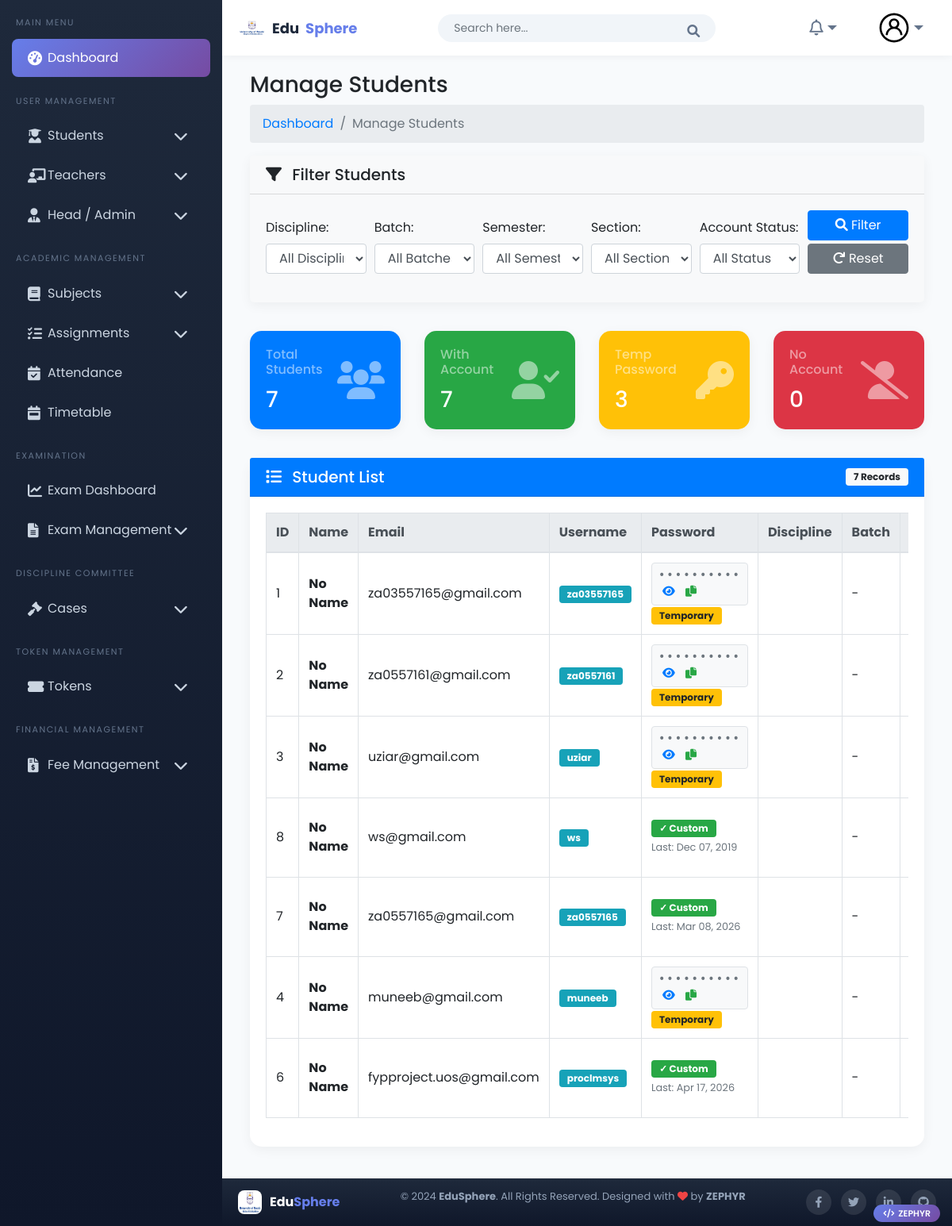
The page /home_auth/manage-students/ (signed in) on the database its author committed.
### student/models.py (models this page shows, shortened)
class Student(models.Model):
    user = models.OneToOneField(CustomUser, on_delete=models.CASCADE, null=True, blank=True)
    GENDER_CHOICES = [
        ('M', 'Male'),
        ('F', 'Female'),
        ('O', 'Other'),
    ]
    first_name = models.CharField(max_length=50)
    last_name = models.CharField(max_length=50)
    student_id = models.CharField(max_length=20, unique=True)
    admission_number = models.CharField(max_length=20, unique=True)
    gender = models.CharField(max_length=1, choices=GENDER_CHOICES)
    dob = models.DateField()
    email = models.EmailField(unique=True)
    contact_number = models.CharField(max_length=15, blank=True)
    image = models.ImageField(upload_to='students/', blank=True, null=True)
    batch = models.ForeignKey(Batch, on_delete=models.CASCADE)
    semester = models.ForeignKey(Semester, on_delete=models.CASCADE)
    section = models.ForeignKey(Section, on_delete=models.CASCADE)
    discipline = models.ForeignKey(Discipline, on_delete=models.CASCADE)
    parent = models.OneToOneField(Parent, on_delete=models.CASCADE, related_name='student', null=True, blank=True)
    address = models.TextField()
    class Meta:
        ordering = ['batch', 'section', 'last_name']

### home_auth/models.py (models this page shows, shortened)
class CustomUser(AbstractUser):
    username = models.CharField(max_length=100, unique=True)
    email = models.EmailField(max_length=255, unique=True, db_index=True)
    is_authorized = models.BooleanField(default=False)
    login_token = models.CharField(max_length=6, blank=True, null=True)
    first_name = models.CharField(max_length=30, blank=True)
    last_name = models.CharField(max_length=30, blank=True)
    date_joined = models.DateTimeField(auto_now_add=True)
    is_student = models.BooleanField(default=False)
    is_admin = models.BooleanField(default=False)
    is_teacher = models.BooleanField(default=False)
    password_change_deadline = models.DateTimeField(blank=True, null=True)
    password_generated = models.BooleanField(default=False)
    temp_password = models.CharField(max_length=100, blank=True, null=True)
    groups = models.ManyToManyField(
        'auth.Group',
        related_name="+",
        blank=True
    )
    user_permissions = models.ManyToManyField(
        'auth.Permission',
        related_name="+",
        blank=True
    )

### home_auth/views.py (the view, shortened to what this page needs)
# urls.py: path('manage-students/', views.manage_students_view, name='manage_students_view'),
@login_required
def manage_students_view(request):
    if not (request.user.is_admin or request.user.is_superuser):
        messages.error(request, 'You do not have permission to access this page.')
        return redirect('dashboard')
    discipline_id = request.GET.get('discipline')
    batch_id = request.GET.get('batch')
    semester_id = request.GET.get('semester')
    section_id = request.GET.get('section')
    status_filter = request.GET.get('status')
    students = Student.objects.select_related('discipline', 'batch', 'semester', 'section', 'user').all()
    if discipline_id:
        students = students.filter(discipline_id=discipline_id)
    if batch_id:
        students = students.filter(batch_id=batch_id)
    if semester_id:
        students = students.filter(semester_id=semester_id)
    if section_id:
        students = students.filter(section_id=section_id)
    if status_filter == 'has_account':
        students = students.filter(user__isnull=False)
    elif status_filter == 'no_account':
        students = students.filter(user__isnull=True)
    elif status_filter == 'temp_password':
        students = students.filter(user__password_generated=True)
    total_students = students.count()
    students_with_account = students.filter(user__isnull=False).count()
    students_without_account = students.filter(user__isnull=True).count()
    students_with_temp_password = students.filter(user__password_generated=True).count()
    context = {
        "disciplines": Discipline.objects.all(),
        "batches": Batch.objects.all(),
        "semesters": Semester.objects.all(),
        "sections": Section.objects.all(),
        "students": students,
        "total_students": total_students,
        "students_with_account": students_with_account,
        "students_without_account": students_without_account,
        "students_with_temp_password": students_with_temp_password,
        "user_type": "student"
    }
    return render(request, "authentication/register.html", context)

### templates/authentication/register.html (shortened to what this page needs)
{% extends 'Home/base.html' %}
{% load static %}
{% block body %}
<div class="page-wrapper">
    <div class="content container-fluid">
        <div class="page-header">
            <div class="row">
                <div class="col-sm-12">
                    <h3 class="page-title">Manage Students</h3>
                    <ul class="breadcrumb">
                        <li class="breadcrumb-item"><a href="{% url 'dashboard' %}">Dashboard</a></li>
                        <li class="breadcrumb-item active">Manage Students</li>
                    </ul>
                </div>
            </div>
        </div>
        <div class="row mb-3">
            <div class="col-12">
                <div class="card filter-card">
                    <div class="card-header bg-light">
                        <h5 class="card-title mb-0">
                            <i class="fas fa-filter mr-2"></i>
                            Filter Students
                        </h5>
                    </div>
                    <div class="card-body">
                        <form method="get" class="form-row align-items-end" id="filterForm">
                            <div class="form-group col-md-2">
                                <label for="discipline">Discipline:</label>
                                <select name="discipline" id="discipline" class="form-control">
                                    <option value="">All Disciplines</option>
                                </select>
                            </div>
                            <div class="form-group col-md-2">
                                <label for="batch">Batch:</label>
                                <select name="batch" id="batch" class="form-control">
                                    <option value="">All Batches</option>
                                </select>
                            </div>
                            <div class="form-group col-md-2">
                                <label for="semester">Semester:</label>
                                <select name="semester" id="semester" class="form-control">
                                    <option value="">All Semesters</option>
                                </select>
                            </div>
                            <div class="form-group col-md-2">
                                <label for="section">Section:</label>
                                <select name="section" id="section" class="form-control">
                                    <option value="">All Sections</option>
                                </select>
                            </div>
                            <div class="form-group col-md-2">
                                <label for="status">Account Status:</label>
                                <select name="status" id="status" class="form-control">
                                    <option value="">All Status</option>
                                </select>
                            </div>
                            <div class="form-group col-md-2">
                                <button type="submit" class="btn btn-primary btn-block">
                                    <i class="fas fa-search"></i> Filter
                                </button>
                                <a href="{% url 'manage_students_view' %}" class="btn btn-secondary btn-block mt-1">
                                    <i class="fas fa-redo"></i> Reset
                                </a>
                            </div>
                        </form>
                    </div>
                </div>
            </div>
        </div>
        <div class="row mb-3">
            <div class="col-md-3">
                <div class="card bg-primary text-white">
                    <div class="card-body">
                        <div class="d-flex justify-content-between align-items-center">
                            <div>
                                <h6 class="card-title text-white-50">Total Students</h6>
                                <h3 class="mb-0">{{ total_students }}</h3>
                            </div>
                            <i class="fas fa-users fa-3x text-white-50"></i>
                        </div>
                    </div>
                </div>
            </div>
            <div class="col-md-3">
                <div class="card bg-success text-white">
                    <div class="card-body">
                        <div class="d-flex justify-content-between align-items-center">
                            <div>
                                <h6 class="card-title text-white-50">With Account</h6>
                                <h3 class="mb-0">{{ students_with_account }}</h3>
                            </div>
                            <i class="fas fa-user-check fa-3x text-white-50"></i>
                        </div>
                    </div>
                </div>
            </div>
            <div class="col-md-3">
                <div class="card bg-warning text-white">
                    <div class="card-body">
                        <div class="d-flex justify-content-between align-items-center">
                            <div>
                                <h6 class="card-title text-white-50">Temp Password</h6>
                                <h3 class="mb-0">{{ students_with_temp_password }}</h3>
                            </div>
                            <i class="fas fa-key fa-3x text-white-50"></i>
                        </div>
                    </div>
                </div>
            </div>
            <div class="col-md-3">
                <div class="card bg-danger text-white">
                    <div class="card-body">
                        <div class="d-flex justify-content-between align-items-center">
                            <div>
                                <h6 class="card-title text-white-50">No Account</h6>
                                <h3 class="mb-0">{{ students_without_account }}</h3>
                            </div>
                            <i class="fas fa-user-slash fa-3x text-white-50"></i>
                        </div>
                    </div>
                </div>
            </div>
        </div>
        <div class="row">
            <div class="col-12">
                <div class="card">
                    <div class="card-header bg-primary text-white d-flex justify-content-between align-items-center">
                        <h5 class="card-title mb-0">
                            <i class="fas fa-list mr-2"></i>
                            Student List
                        </h5>
                        <span class="badge badge-light">{{ total_students }} Records</span>
                    </div>
                    <div class="card-body">
                        <div class="table-responsive">
                            <table class="table table-bordered table-hover" id="studentsTable">
                                <thead class="thead-light">
                                    <tr>
                                        <th>ID</th>
                                        <th>Name</th>
                                        <th>Email</th>
                                        <th>Username</th>
                                        <th>Password</th>
                                        <th>Discipline</th>
                                        <th>Batch</th>
                                        <th>Semester</th>
                                    </tr>
                                </thead>
                                <tbody>
                                    {% for student in students %}
                                    <tr>
                                        <td>{{ student.id }}</td>
                                        <td>
                                            <strong>{{ student.name|default:"No Name" }}</strong>
                                        </td>
                                        <td>{{ student.email }}</td>
                                        <td>
                                            {% if student.user %}
                                                <span class="badge badge-info">{{ student.user.username }}</span>
                                            {% else %}
                                                <span class="text-muted">-</span>
                                            {% endif %}
                                        </td><td>
    {% if student.user %}
        {% if student.user.temp_password %}
            <div class="password-column" id="password-{{ student.id }}">
                <span class="password-masked">••••••••••</span>
                <i class="fas fa-eye toggle-password" onclick="togglePassword('{{ student.id }}')" title="Show/Hide Password"></i>
                <i class="fas fa-copy copy-password" onclick="copyPasswordValue('{{ student.id }}')" title="Copy Password" style="cursor:pointer; margin-left:5px; color:#28a745;"></i>
            </div>
            <br><span class="badge badge-warning">Temporary</span>
        {% else %}
            <span class="badge badge-success">✓ Custom</span>
            <br><small class="text-muted">
                {% if student.user.last_login %}
                    Last: {{ student.user.last_login|date:"M d, Y" }}
                {% else %}
                    Never
                {% endif %}
            </small>
        {% endif %}
    {% else %}
        <span class="text-muted">-</span>
    {% endif %}
</td>
                                        <td>
                                        <td>{{ student.discipline.name|default:"-" }}</td>
                                        <td>{{ student.batch.name|default:"-" }}</td>
                                    </tr>
                                    {% endfor %}
                                </tbody>
                            </table>
                        </div>
                    </div>
                </div>
            </div>
        </div>
    </div>
</div>
{% endblock %}

### rows shown on the page
Student: id "1", name "No Name", email "za03557165@gmail.com", user.username "za03557165", discipline.name "-"
Student: id "2", name "No Name", email "za0557161@gmail.com", user.username "za0557161", discipline.name "-"
Student: id "3", name "No Name", email "uziar@gmail.com", user.username "uziar", discipline.name "-"
Student: id "8", name "No Name", email "ws@gmail.com", user.username "ws", user.last_login "Dec 07, 2019", discipline.name "-"
Student: id "7", name "No Name", email "za0557165@gmail.com", user.username "za0557165", user.last_login "Mar 08, 2026", discipline.name "-"
Student: id "4", name "No Name", email "muneeb@gmail.com", user.username "muneeb", discipline.name "-"
Student: id "6", name "No Name", email "fypproject.uos@gmail.com", user.username "proclmsys", user.last_login "Apr 17, 2026", discipline.name "-"

### other values the page prints
{{ total_students }} "7"
{{ students_with_account }} "7"
{{ students_with_temp_password }} "3"
{{ students_without_account }} "0"
